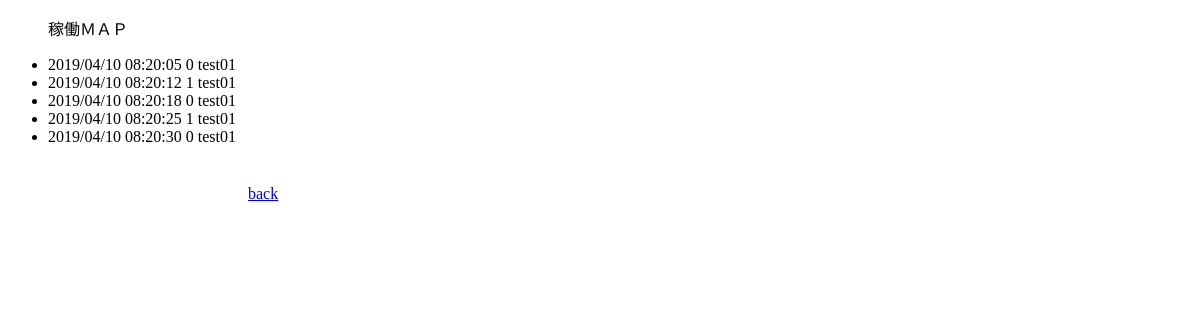
Page /kadoumap/alldata/ on the earlier database version.
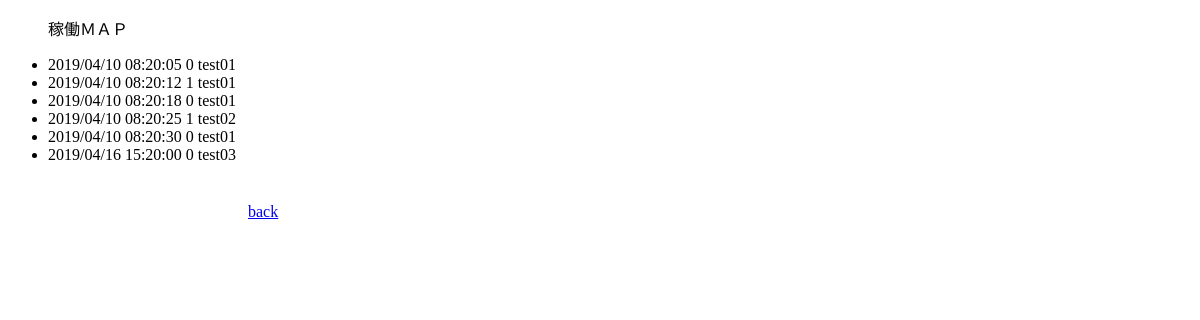
Same page on the later database version.
### kadoumap/models.py (models this page shows)
class OpeData(models.Model):
    ope_datetime = models.CharField(max_length=19)
    ope_state = models.CharField(max_length=1)
    ope_machine = models.CharField(max_length=10)

### kadoumap/views.py (the view)
# urls.py: path('alldata/', views.alldata, name='alldata'),
def alldata(request):
    print('views.all===============================')
    all_opedata_list = OpeData.objects.all().order_by('ope_datetime')
    print(type(all_opedata_list))
    print(all_opedata_list)
    context = {'all_opedata_list': all_opedata_list, }
    return render(request, 'kadoumap/alldata.html', context)

### kadoumap/templates/kadoumap/alldata.html
{% extends "base.html" %}
{% block body %}
{% if all_opedata_list %}
    <ul>
    {% for opedata in all_opedata_list %}
       <li><a> {{ opedata.ope_datetime }} {{ opedata.ope_state }} {{ opedata.ope_machine }}</a></li>
    {% endfor %}
    </ul>
{% else %}
    <P>NO</P>
{% endif %}
<br>
　　　　　　　　　　　　　　　<a href="../../kadoumap">back</a>
{% endblock %}

### kadoumap/templates/base.html (shortened to what this page needs)
<!DOCTYPE html>
<html lang="ja">
<head>
</head>
<body>
<ul>稼働ＭＡＰ</ul>
{% block body %}
{% endblock %}
</body>
</html>

Differences in the rows shown:
changed OpeData: ope_machine "test01" → "test02"
added OpeData: ope_datetime "2019/04/16 15:20:00", ope_state "0", ope_machine "test03"
